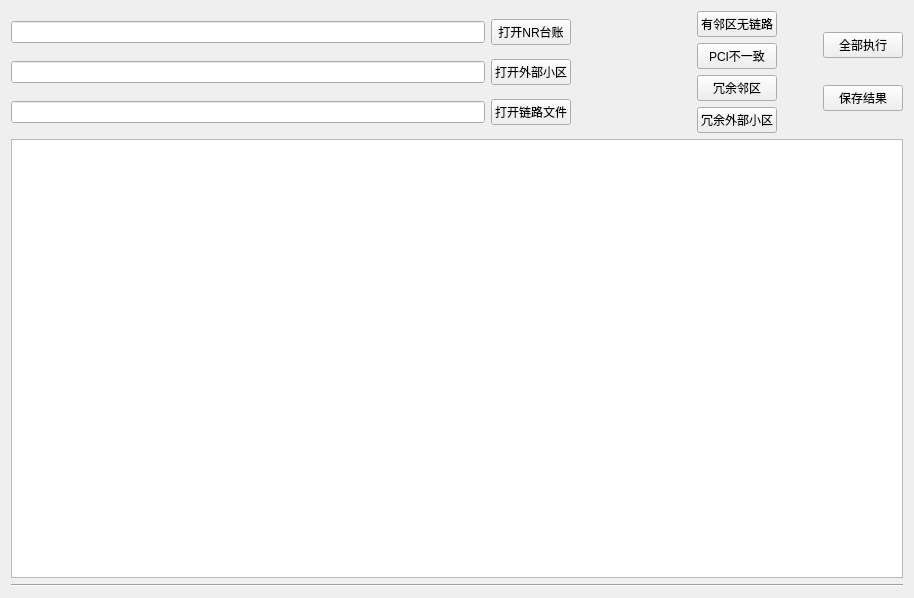
<?xml version="1.0" encoding="UTF-8"?>
<ui version="4.0">
 <class>X2ui</class>
 <widget class="QWidget" name="X2ui">
  <property name="geometry">
   <rect>
    <x>0</x>
    <y>0</y>
    <width>914</width>
    <height>598</height>
   </rect>
  </property>
  <property name="windowTitle">
   <string>中兴X2核查工具 v1.0 @stdiu</string>
  </property>
  <layout class="QVBoxLayout" name="verticalLayout_4">
   <item>
    <layout class="QHBoxLayout" name="horizontalLayout_5">
     <item>
      <layout class="QVBoxLayout" name="verticalLayout">
       <item>
        <layout class="QHBoxLayout" name="horizontalLayout">
         <item>
          <widget class="QLineEdit" name="lineEdit_openNR"/>
         </item>
         <item>
          <widget class="QPushButton" name="pushButton_openNR">
           <property name="text">
            <string>打开NR台账</string>
           </property>
          </widget>
         </item>
        </layout>
       </item>
       <item>
        <layout class="QHBoxLayout" name="horizontalLayout_2">
         <item>
          <widget class="QLineEdit" name="lineEdit_openEB"/>
         </item>
         <item>
          <widget class="QPushButton" name="pushButton_openEB">
           <property name="text">
            <string>打开外部小区</string>
           </property>
          </widget>
         </item>
        </layout>
       </item>
       <item>
        <layout class="QHBoxLayout" name="horizontalLayout_3">
         <item>
          <widget class="QLineEdit" name="lineEdit_openLink"/>
         </item>
         <item>
          <widget class="QPushButton" name="pushButton_openLink">
           <property name="text">
            <string>打开链路文件</string>
           </property>
          </widget>
         </item>
        </layout>
       </item>
      </layout>
     </item>
     <item>
      <spacer name="horizontalSpacer">
       <property name="orientation">
        <enum>Qt::Horizontal</enum>
       </property>
       <property name="sizeType">
        <enum>QSizePolicy::Fixed</enum>
       </property>
       <property name="sizeHint" stdset="0">
        <size>
         <width>120</width>
         <height>20</height>
        </size>
       </property>
      </spacer>
     </item>
     <item>
      <layout class="QHBoxLayout" name="horizontalLayout_4">
       <item>
        <layout class="QVBoxLayout" name="verticalLayout_2">
         <item>
          <widget class="QPushButton" name="pushButton_noX2">
           <property name="text">
            <string>有邻区无链路</string>
           </property>
          </widget>
         </item>
         <item>
          <widget class="QPushButton" name="pushButton_difPCI">
           <property name="text">
            <string>PCI不一致</string>
           </property>
          </widget>
         </item>
         <item>
          <widget class="QPushButton" name="pushButton_reducNB">
           <property name="text">
            <string>冗余邻区</string>
           </property>
          </widget>
         </item>
         <item>
          <widget class="QPushButton" name="pushButton_reducEB">
           <property name="text">
            <string>冗余外部小区</string>
           </property>
          </widget>
         </item>
        </layout>
       </item>
       <item>
        <spacer name="horizontalSpacer_2">
         <property name="orientation">
          <enum>Qt::Horizontal</enum>
         </property>
         <property name="sizeType">
          <enum>QSizePolicy::Fixed</enum>
         </property>
         <property name="sizeHint" stdset="0">
          <size>
           <width>40</width>
           <height>20</height>
          </size>
         </property>
        </spacer>
       </item>
       <item>
        <layout class="QVBoxLayout" name="verticalLayout_3">
         <item>
          <widget class="QPushButton" name="pushButton_takeALL">
           <property name="text">
            <string>全部执行</string>
           </property>
          </widget>
         </item>
         <item>
          <widget class="QPushButton" name="pushButton_saveData">
           <property name="text">
            <string>保存结果</string>
           </property>
          </widget>
         </item>
        </layout>
       </item>
      </layout>
     </item>
    </layout>
   </item>
   <item>
    <widget class="QTextBrowser" name="textBrowser">
     <property name="enabled">
      <bool>true</bool>
     </property>
    </widget>
   </item>
   <item>
    <widget class="Line" name="line">
     <property name="orientation">
      <enum>Qt::Horizontal</enum>
     </property>
    </widget>
   </item>
  </layout>
 </widget>
 <resources/>
 <connections/>
</ui>
